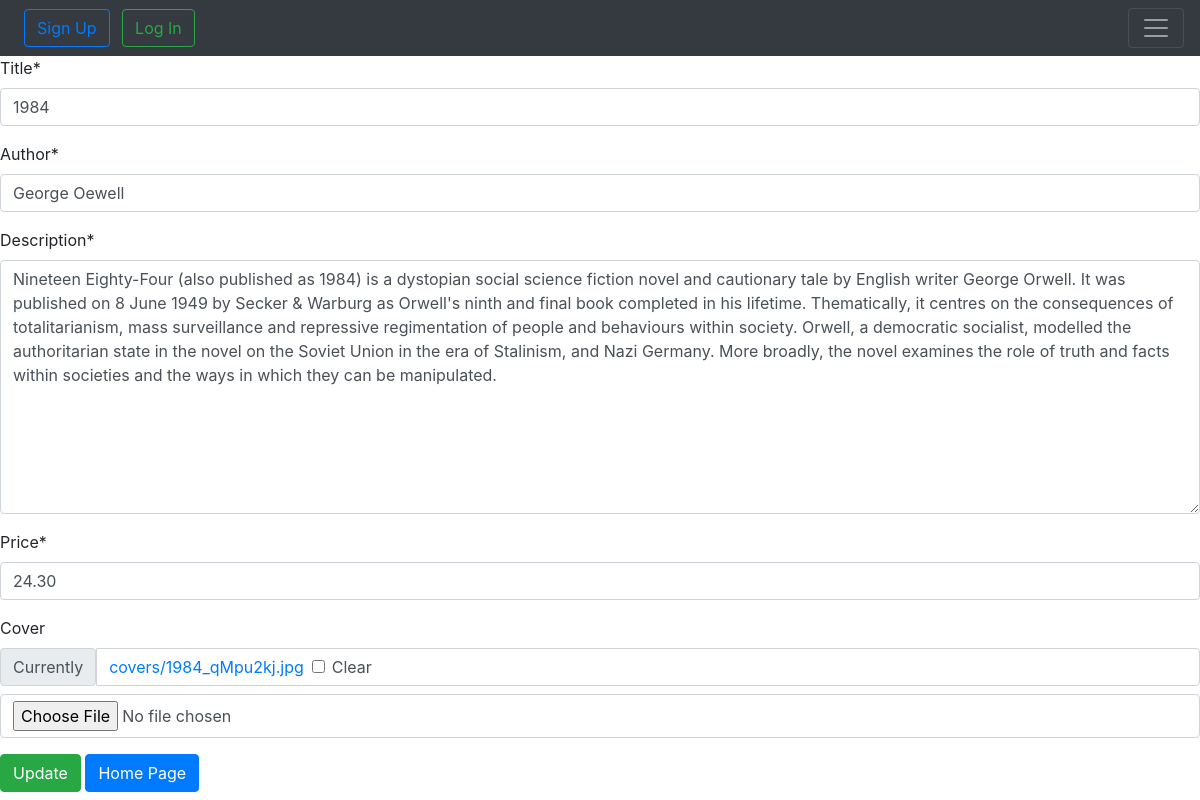
The app's page /books/1/update/ with its own data.
### books/models.py (models this page shows, shortened)
class Book(models.Model):
    user = models.ForeignKey(get_user_model(), default=1, on_delete=models.CASCADE)
    title = models.CharField(max_length=100)
    author = models.CharField(max_length=100)
    description = models.TextField()
    cover = models.ImageField(upload_to='covers/', blank=True)
    price = models.DecimalField(max_digits=5, decimal_places=2)

### books/views.py (the view)
# urls.py: path('<int:pk>/update/', views.BookUpdateView.as_view(), name='book_update'),
class BookUpdateView(generic.UpdateView):
    model = Book
    fields = ['title', 'author', 'description', 'price', 'cover']
    template_name = 'books/book_update.html'

### books/templates/books/book_update.html (shortened to what this page needs)
{% extends '_base.html' %}
{% load crispy_forms_tags %}
{% block content %}
    <form action="" method="POST">
        {{form|crispy}}
        <button class="btn btn-success" type="submit">Update</button>
        <a class="btn btn-primary" href="{% url 'books_list' %}">Home Page</a>
    </form>
{% endblock content %}

### records on screen
Book: title "1984", author "George Oewell", description "Nineteen Eighty-Four (also published as 1984) is a dystopian social science fiction novel and cautionary tale by English writer George Orwell. It was published on 8 June 1949 by Secker & Warburg as Orwell's ninth and final book completed in his lifetime. Thematically, it centres on the consequences of totalitarianism, mass surveillance and repressive regimentation of people and behaviours within society. Orwell, a democratic socialist, modelled the authoritarian state in the novel on the Soviet Union in the era of Stalinism, and Nazi Germany. More broadly, the novel examines the role of truth and facts within societies and the ways in which they can be manipulated.", price "24.30"
